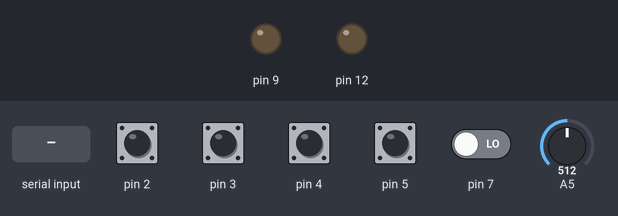
The sketch below on a simulated Arduino Uno, built with avr-gcc and run on an emulated ATmega328P. Shown: output pins drawn as LEDs (lit = HIGH). The test bench sets the inputs (shaded band); at power-on: pin 2–5 HIGH, pin 7 LOW, A5 = 512. What the sketch prints to the serial monitor is not drawn.

Above: at 1.2 s.
1.3 s: byte 1 (1) received over Serial
At 2.1 s:
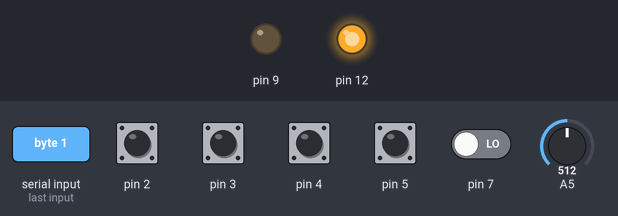
7.7 s: "1" received over Serial
At 8.1 s:
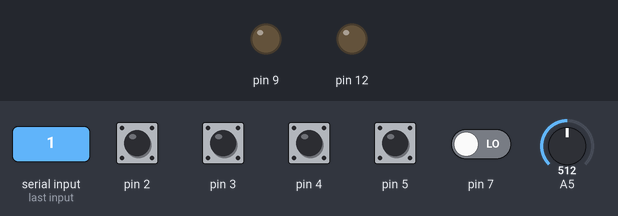
10.7 s: A5 set to 115
13.7 s: A5 set to 95
Timing chart, 0 to 16.2 s (numbered marks = the images above; inputs shaded):
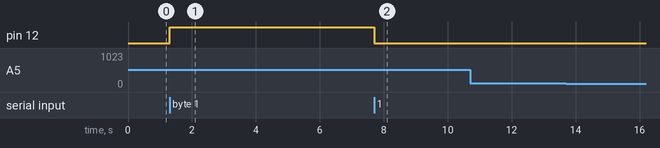

The sketch:

joyStickTest.ino
```cpp
int oldVal = 0;
int oldPot;
int movingPot=0;
int incomingData = 2;
bool downVal = false;
int val = 0;

void setup() {
  // put your setup code here, to run once:
  Serial.begin(9600);

  pinMode(2, INPUT);
  pinMode(3, INPUT);
  pinMode(4, INPUT);
  pinMode(5, INPUT);
  pinMode(7,INPUT);
  pinMode(A5,INPUT);
  pinMode(9,OUTPUT);
  pinMode(12,OUTPUT);
}

void loop() {
  // put your main code here, to run repeatedly:
  int button = digitalRead(7);
  int left = digitalRead(2);
  int right = digitalRead(5);
  int up = digitalRead(3);
  int down = digitalRead(4);
  int pot = analogRead(A5);
  bool pressed = false;

//  if(button==HIGH&&oldVal!=1){
//    oldVal=1;
//    Serial.println("pressed");
//  }else if(button==LOW&&oldVal==1){
//    oldVal=0;
//  }
  if(button==HIGH){
    Serial.println("pressed");
    pressed = true;
  }else{
    pressed = false;
  }

  if(pot>oldPot+1&&(oldPot!=pot)&&pot-movingPot>200){
    movingPot = pot;
    Serial.println("potup");
    delay(10);
  }
  else if(pot<oldPot-1&&(oldPot!=pot)&&pot-movingPot<-200){
     movingPot = pot;
    Serial.println("potdown");
    delay(10);
  }
  if(!up&&left&&right){
    Serial.println("up");
  }else if(!down&&left&&right){
    Serial.println("down");
  }else if(!left){
    Serial.println("left");
  }else if(!right){
    Serial.println("right");
  }else if(!right&&!up&&left){
    Serial.println("rightup");
  }else if(!left&&!up&&right){
    Serial.println("leftup");
  }else if(!right&&!down&&left){
    Serial.println("rightdown");
  }else if(!left&&!down&&right){
    Serial.println("leftdown");
  }else if(up&&down&&left&&right&&!pressed){
    Serial.println("center");
  }

  if(Serial.available()>0){
    incomingData = Serial.read();
    if(incomingData==1){
      digitalWrite(12,HIGH);
    }else{
      digitalWrite(12,LOW);
    }
    if(incomingData==2){
      if(!downVal&&val<255){
        analogWrite(9,val);
        val+=1;
      }else if(downVal&&val>0){
        analogWrite(9,val);
        val-=1;
      }else if(val==255){
        downVal=true;
      }else if(val==0){
        downVal=false;
      }

    }else{
      analogWrite(9,0);
    }
  }


  oldPot = pot;

  delay(1);
}
```

Measured:
- after the input at 1.3 s, pin 12: LOW → HIGH at once
- after the input at 7.7 s, pin 12: HIGH → LOW at once
- after the input at 10.7 s, every drawn part: stays the same
- after the input at 13.7 s, every drawn part: stays the same
